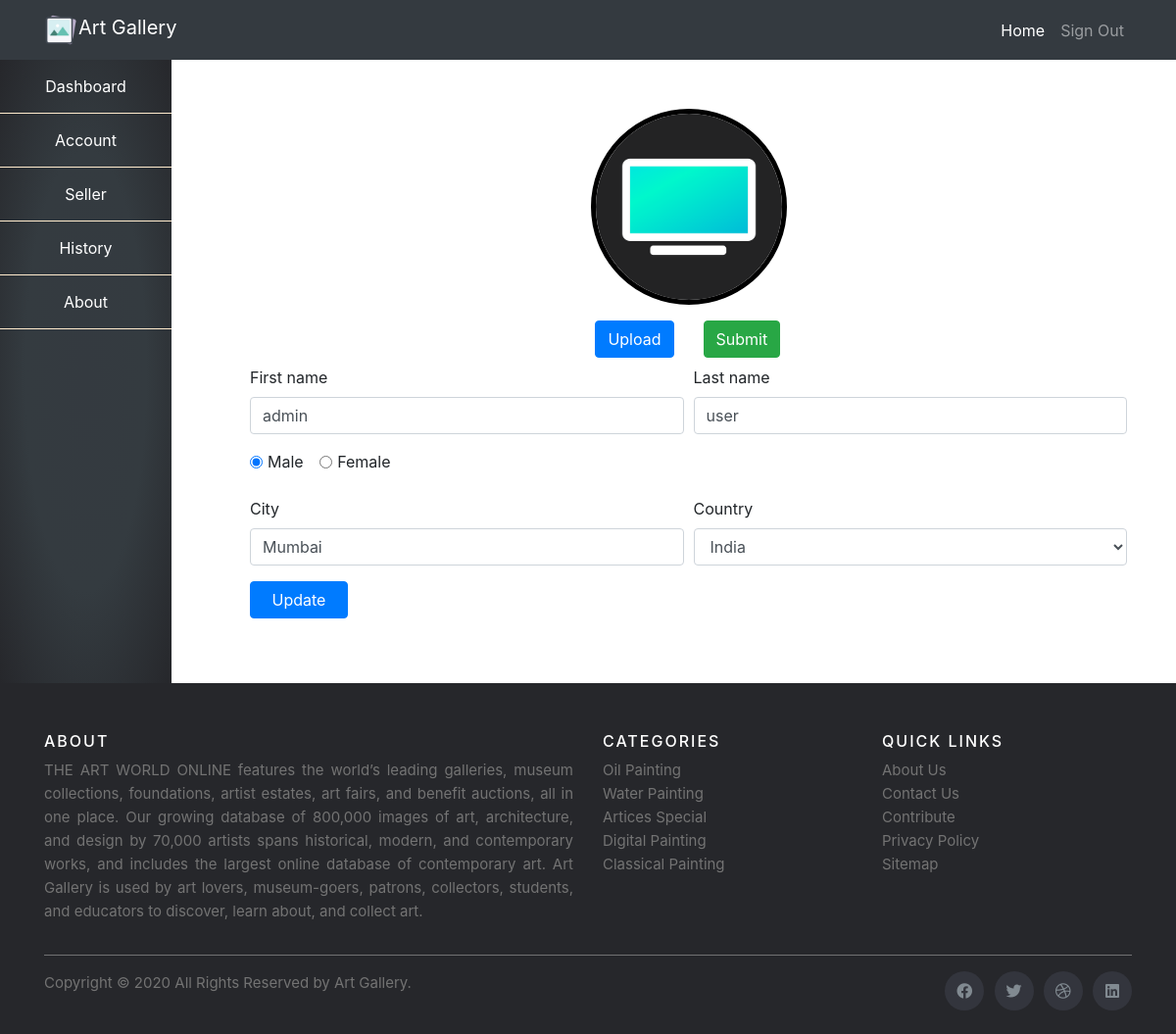
The app's page /home.php (signed in) with its own data.
### tables this page shows
CREATE TABLE `users` (
  `id` int(10) NOT NULL,
  `uid` varchar(200) NOT NULL,
  `profilepic` varchar(200) NOT NULL,
  `name` varchar(200) NOT NULL,
  `sname` varchar(200) NOT NULL,
  `email` varchar(200) NOT NULL,
  `gender` varchar(200) NOT NULL,
  `city` varchar(200) NOT NULL,
  `country` varchar(200) NOT NULL,
  `password` varchar(200) NOT NULL,
  `seller` int(10) NOT NULL
);

### home.php (the view, shortened to what this page needs)
<?php
require("includes/database.php");
if(!isset($_SESSION['email'])) {
    header("location: index.php");
} else {
  $localEmail = $_SESSION['email'];
}
?>
<!DOCTYPE html>
<html lang="en">
<head>
    <link rel="stylesheet" href="css/basic.css" type="text/css" />
    <link rel="stylesheet" href="css/home.css" type="text/css" />
    <link rel="stylesheet" href="CDN/css/bootstrap.css" type="text/css" />
    <link rel="stylesheet" type="text/css" href="https://cdnjs.cloudflare.com/ajax/libs/font-awesome/5.11.2/css/all.css">
</head>
<body>
    <nav class="navbar navbar-expand-lg navbar-dark bg-dark static-top">
    <div class="container">
      <a class="navbar-brand" href="http://localhost/Art Gallery/"><img src="images/siteImages/android-chrome-192x192.png" width="35" height="35" class="d-inline-block align-top" alt="">Art Gallery</a>
      <div class="collapse navbar-collapse" id="navbarResponsive">
        <ul class="navbar-nav ml-auto">
          <li class="nav-item active">
            <a class="nav-link" href="http://localhost/Art Gallery/">Home
            </a>
          </li>
          <li class="nav-item">
            <a class="nav-link" href="logout.php">Sign Out</a>
          </li>
        </ul>
      </div>
    </nav>
     <div class="row">
     <div class="col-md-2">
     <div class="right-nav">
     <ul>
        <li><a href="http://localhost/Art%20Gallery/home.php">Dashboard</a></li>
        <li><a href="http://localhost/Art%20Gallery/account.php">Account</a></li>
        <li><a href="http://localhost/Art%20Gallery/testSeller.php">Seller</a></li>
        <li><a href="http://localhost/Art%20Gallery/history.php">History</a></li>
        <li><a href="http://localhost/Art%20Gallery/about.php">About</a></li>
     </ul>
     </div>
     </div>
    <div class="col-md-10">
    <div class="main-content" style="padding: 50px;">
    <form style="margin: auto; text-align: center" action='<?php echo htmlspecialchars($_SERVER['PHP_SELF']); ?>' method='post' enctype="multipart/form-data">
      <div class="form-group">
      <img class='pp-preview' src="
      <?php
        $selTable = "SELECT * FROM users WHERE email='$localEmail'";
        $query = mysqli_query($conn, $selTable);
        if(mysqli_num_rows($query) > 0) {
          $retrieveUser = mysqli_fetch_assoc($query);
          if($retrieveUser['profilepic'] != "") {
            echo $retrieveUser['profilepic'];
          } else {
            echo "http://simpleicon.com/wp-content/uploads/account.png";
          }
        }
      ?>
      " alt='Preview Image' width='200' height='200'/>
      </div>
      <div class="row">
      <div class="col-md-6">
      <label for="imageFile" id="imageFileLabel" class="btn btn-primary">Upload</label>
      </div>
      <div class="col-md-1">
      <input type="submit" class="btn btn-success" name="submitImage" value="Submit" />
      </div>
      </div>
    </form>
    <?php
    $selTable = "SELECT * FROM users WHERE email='$localEmail'";
    $query = mysqli_query($conn, $selTable);
    if(mysqli_num_rows($query) > 0) {
      $retrieveUser = mysqli_fetch_assoc($query);
      echo "
      <form action='". htmlspecialchars($_SERVER['PHP_SELF']) ."' method='post'>
          <div class='form-row'>
              <div class='col form-group'>
                  <label>First name </label>
                  <input type='text' value='".$retrieveUser['name']."' name='name' class='form-control' placeholder='' required>
              </div>
              <div class='col form-group'>
                  <label>Last name</label>
                  <input type='text' value='".$retrieveUser['sname']."' name='sname' class='form-control' placeholder=' ' required>
              </div>
          </div>
          <div class='form-group'>
              ";
              if($retrieveUser['gender'] == "Male") {
                  echo "
                  <label class='form-check form-check-inline'>
                  <input class='form-check-input' type='radio' name='gender' value='Male' checked=''>
                  <span class='form-check-label'> Male </span>
                  </label>
                  <label class='form-check form-check-inline'>
                  <input class='form-check-input' type='radio' name='gender' value='Female'>
                  <span class='form-check-label'> Female</span>
                  </label>
                  ";
              }
        echo"
          </div>
          <div class='form-row'>
              <div class='form-group col-md-6'>
              <label>City</label>
              <input type='text' value='".$retrieveUser['city']."' name='city' class='form-control' required>
              </div>
              <div class='form-group col-md-6'>
              <label>Country</label>
              <select id='inputState' name='country' value='india' class='form-control'>
                  <option> Choose...</option>
                  <option selected=''>".$retrieveUser['country']."</option>
                  <option>Uzbekistan</option>
                  <option>Russia</option>
                  <option>United States</option>
                  <option>India</option>
                  <option>Afganistan</option>
              </select>
              </div>
          </div>
          <div class='form-group' style='width: 100px'>
              <button type='submit' name='submit' class='btn btn-primary btn-block'>Update</button>
          </div>
      </form>";
    } else {
      header("location: index.php");
    }
    ?>
    </div>
    </div>
    </div>
    <?php require("includes/footer.php");?>

### css/home.css (style rules this page uses)
body { overflow-x: hidden; }
.right-nav { height: 100%; color: #FFF; background-image: radial-gradient(#343a40, #343b40, #26272b); }
.right-nav ul { margin: 0; padding: 0; list-style: none; text-align: center; }
.right-nav ul li { padding: 15px; cursor: pointer; border-bottom: 1px solid blanchedalmond; }
.right-nav ul li a { color: #FFF; }
.pp-preview { border-radius: 100%; border: 5px solid #000; transition: box-shadow 0.4s; }
@media screen and (min-width: 800px) { #imageFileLabel { float: right; } }

### records on screen
users: profilepic (picture), name "admin", sname "user", city "Mumbai", country "India"
